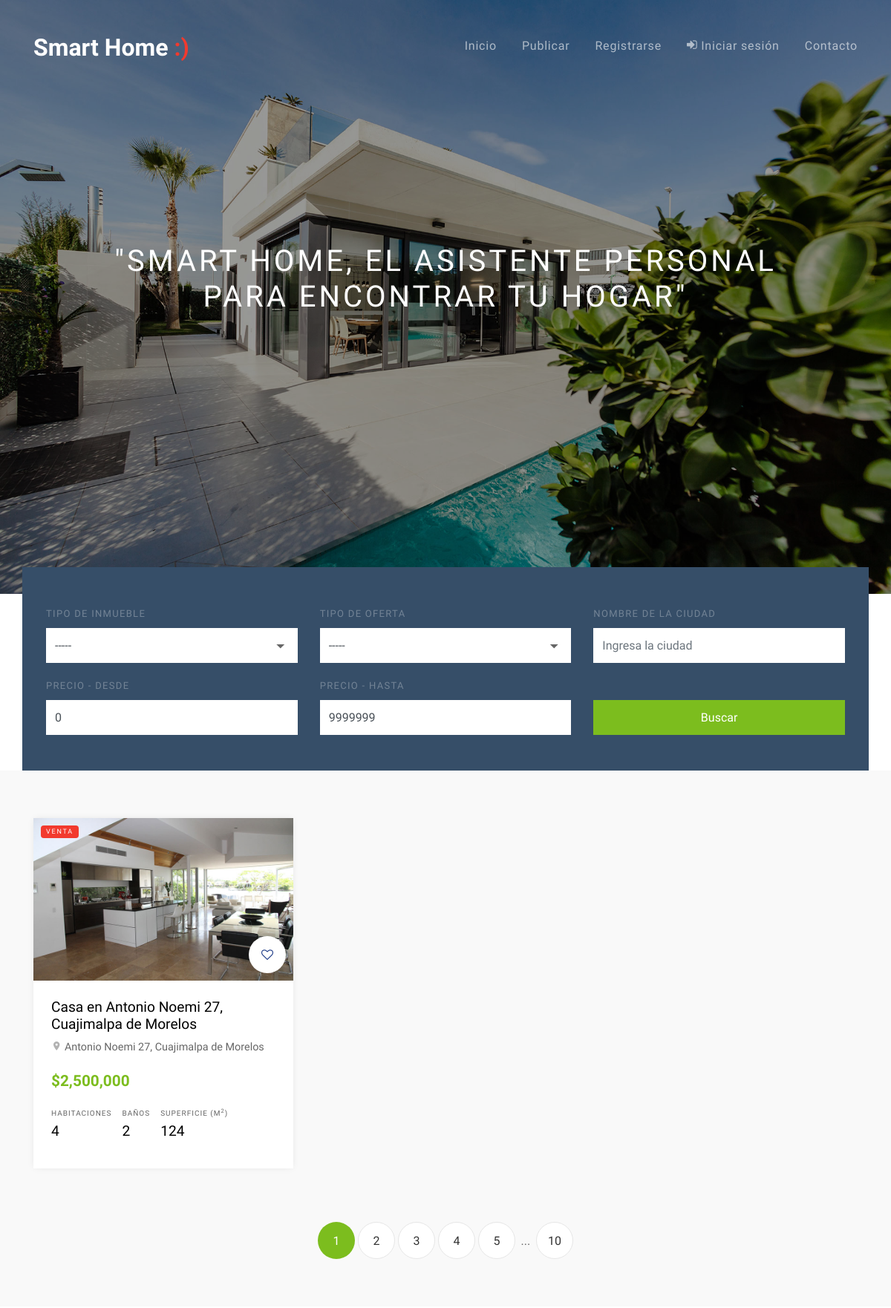
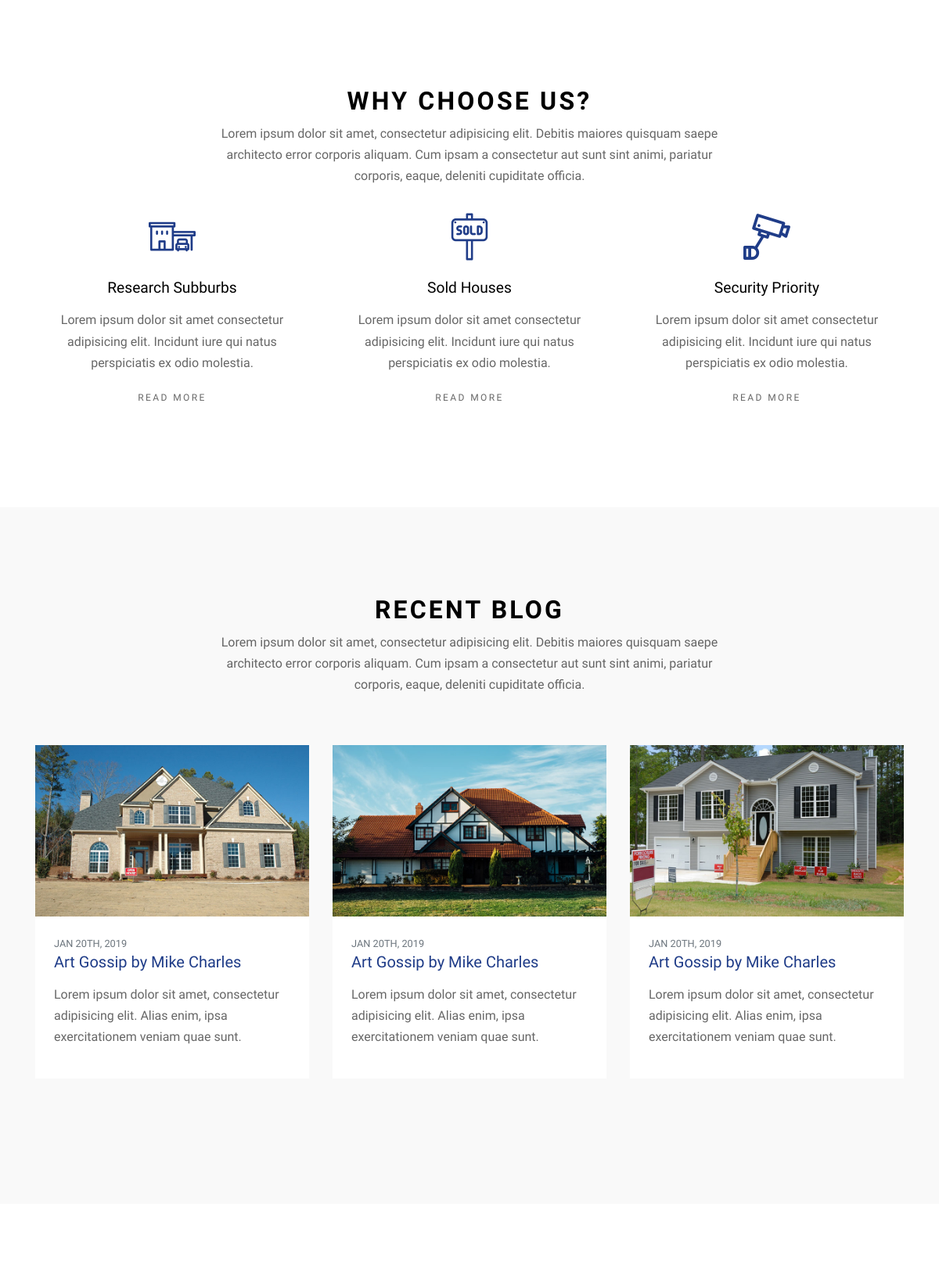
The page / (upper part) on the database its author committed (2 pictures, top to bottom).
### smarthome/models.py (models this page shows)
class Images(models.Model):
    inmueble = models.ForeignKey(Inmueble, default=None, on_delete=models.CASCADE)
    image = models.ImageField(upload_to = get_image_filename,
                                verbose_name='Image',default='inmuebles_images/no-img.jpg')

class Inmueble(models.Model):
    tipo_inmueble = models.CharField(max_length = 50)
    tipo_oferta = models.CharField(max_length = 20)
    propietario = models.ForeignKey(User, default=None, on_delete=models.CASCADE )
    precio = models.IntegerField()
    direccion = models.CharField(max_length = 200)
    superficie = models.IntegerField()
    habitaciones = models.IntegerField()
    baños = models.IntegerField()
    descripcion = models.TextField(blank = True)
    fecha_publicacion = models.DateTimeField(default = timezone.now)
    disponible = models.BooleanField(default = True)
    favorito = models.ManyToManyField(User, related_name="favourite", blank=True)

### smarthome/views.py (the view)
# urls.py: path('', views.index, name='index'),
def index(request):
    latest_publish_list = Inmueble.objects.order_by('-fecha_publicacion')
    images = Images.objects.all().distinct().order_by('-inmueble_id')
    template = loader.get_template('smarthome/index.html')
    context = {
        'latest_publish_list': latest_publish_list,
        'images': images,
    }
    return HttpResponse(template.render(context, request))

### smarthome/templates/smarthome/index.html (shortened to what this page needs)
{% extends "smarthome/base.html" %}
{% load static %}
{% load humanize %}
{% block title %}"Smart Home, el asistente personal para encontrar tu hogar"{% endblock %}
{% block content %}
    <div class="site-section site-section-sm pb-0">
        <div class="container">
            <div class="row">
                <form class="form-search col-md-12" style="margin-top: -100px;" method="POST"
                    action="{% url 'search' %}" id="form-search">
                    <div class="row  align-items-end mb-3">
                        <div class="col-md-4">
                            <label for="tipo_inmueble">Tipo de Inmueble</label>
                            <div class="select-wrap">
                                <select name="tipo_inmueble" id="tipo_inmueble" class="form-control d-block rounded-0">
                                    <option value="">-----</option>
                                </select>
                            </div>
                        </div>
                        <div class="col-md-4">
                            <label for="tipo_oferta">Tipo de oferta</label>
                            <div class="select-wrap">
                                <select name="tipo_oferta" id="tipo_oferta" class="form-control d-block rounded-0">
                                    <option value="">-----</option>
                                </select>
                            </div>
                        </div>
                        <div class="col-md-4">
                            <label for="ciudad">Nombre de la Ciudad</label>
                            <div class="form-group mb-0">
                                <input name="ciudad" type="text" class="form-control rounded-0" id="ciudad"
                                    placeholder="Ingresa la ciudad" autocomplete="off">
                            </div>
                        </div>
                    </div>
                    <div class="row  align-items-end">
                        <div class="col-md-4">
                            <label for="precio_min">Precio - Desde</label>
                            <div class="form-group mb-0">
                                <input name="precio_min" type="number" class="form-control rounded-0" id="precio_min"
                                    autocomplete="off" min="0" value="0">
                            </div>
                        </div>
                        <div class="col-md-4">
                            <label for="precio_max">Precio - Hasta</label>
                            <div class="form-group mb-0">
                                <input name="precio_max" type="number" class="form-control rounded-0" id="precio_max"
                                    autocomplete="off" min="0" value="9999999">
                            </div>
                        </div>
                        <div class="col-md-4">
                            <input type="submit" class="btn btn-success text-white btn-block rounded-0 mt-4"
                                value="Buscar">
                        </div>
                    </div>
                </form>
            </div>
        </div>
    </div>
    {%if latest_publish_list %}
    <div class="site-section site-section-sm bg-light">
        <div class="container">
            <div class="row mb-5">
                {% for inmueble in latest_publish_list %}
                {% for inmueble_images in images %}
                {% ifchanged inmueble_images.inmueble_id %}
                {% if inmueble_images.inmueble_id == inmueble.id %}
                <div class="col-md-6 col-lg-4 mb-4">
                    <div class="property-entry h-100">
                        <a href="{% url 'details' pk=inmueble.pk %}" class="property-thumbnail">
                            <div class="offer-type-wrap">
                                {%if inmueble.tipo_oferta|lower|cut:" " == 'venta'%}
                                <span class="offer-type bg-danger">Venta</span>
                                {% endif %}
                            </div>
                            <img src="{{inmueble_images.image.url}}" alt="Image" class="img-fluid">
                        </a>
                        <div class="p-4 property-body">
                            <a href="{% url 'favorite' fav_id=inmueble.pk %}" class="property-favorite"><span class="icon-heart-o"></span></a>
                            <h2 class="property-title"><a
                                    href="{% url 'details' inmueble.id %}">{{inmueble.tipo_inmueble}} en
                                    {{inmueble.direccion}}</a></h2>
                            <span class="property-location d-block mb-3"><span class="property-icon icon-room"></span>
                                {{inmueble.direccion}}</span>
                            <strong
                                class="property-price text-primary mb-3 d-block text-success">${{inmueble.precio|intcomma}}</strong>
                            <ul class="property-specs-wrap mb-3 mb-lg-0">
                                <li>
                                    <span class="property-specs">Habitaciones</span>
                                    <span class="property-specs-number">{{inmueble.habitaciones}}</span>
                                </li>
                                <li>
                                    <span class="property-specs">Baños</span>
                                    <span class="property-specs-number">{{inmueble.baños}}</span>
                                </li>
                                <li>
                                    <span class="property-specs">Superficie (M<sup>2</sup>)</span>
                                    <span class="property-specs-number">{{inmueble.superficie}}</span>
                                </li>
                            </ul>
                        </div>
                    </div>
                </div>
                {% endif %}
                {% endifchanged %}
                {% endfor %}
                {% endfor %}
            </div>
            <div class="row">
                <div class="col-md-12 text-center">
                    <div class="site-pagination">
                        <a href="#" class="active">1</a>
                        <a href="#">2</a>
                        <a href="#">3</a>
                        <a href="#">4</a>
                        <a href="#">5</a>
                        <span>...</span>
                        <a href="#">10</a>
                    </div>
                </div>
            </div>
        </div>
    </div>
    {% endif %}
    <div class="site-section">
        <div class="container">
            <div class="row justify-content-center">
                <div class="col-md-7 text-center">
                    <div class="site-section-title">
                        <h2>Why Choose Us?</h2>
                    </div>
                    <p>Lorem ipsum dolor sit amet, consectetur adipisicing elit. Debitis maiores quisquam saepe
                        architecto error corporis aliquam. Cum ipsam a consectetur aut sunt sint animi, pariatur
                        corporis, eaque, deleniti cupiditate officia.</p>
                </div>
            </div>
            <div class="row">
                <div class="col-md-6 col-lg-4">
                    <a href="#" class="service text-center">
                        <span class="icon flaticon-house"></span>
                        <h2 class="service-heading">Research Subburbs</h2>
                        <p>Lorem ipsum dolor sit amet consectetur adipisicing elit. Incidunt iure qui natus perspiciatis
                            ex odio molestia.</p>
                        <p><span class="read-more">Read More</span></p>
                    </a>
                </div>
                <div class="col-md-6 col-lg-4">
                    <a href="#" class="service text-center">
                        <span class="icon flaticon-sold"></span>
                        <h2 class="service-heading">Sold Houses</h2>
                        <p>Lorem ipsum dolor sit amet consectetur adipisicing elit. Incidunt iure qui natus perspiciatis
                            ex odio molestia.</p>
                        <p><span class="read-more">Read More</span></p>
                    </a>
                </div>
                <div class="col-md-6 col-lg-4">
                    <a href="#" class="service text-center">
                        <span class="icon flaticon-camera"></span>
                        <h2 class="service-heading">Security Priority</h2>
                        <p>Lorem ipsum dolor sit amet consectetur adipisicing elit. Incidunt iure qui natus perspiciatis
                            ex odio molestia.</p>
                        <p><span class="read-more">Read More</span></p>
                    </a>
                </div>
            </div>
        </div>
    </div>
    <div class="site-section bg-light">
        <div class="container">
            <div class="row justify-content-center mb-5">
                <div class="col-md-7 text-center">
                    <div class="site-section-title">
                        <h2>Recent Blog</h2>
                    </div>
                    <p>Lorem ipsum dolor sit amet, consectetur adipisicing elit. Debitis maiores quisquam saepe
                        architecto error corporis aliquam. Cum ipsam a consectetur aut sunt sint animi, pariatur
                        corporis, eaque, deleniti cupiditate officia.</p>
                </div>
            </div>
            <div class="row">
                <div class="col-md-6 col-lg-4 mb-5" data-aos="fade-up" data-aos-delay="100">
                    <a href="#"><img src="{% static 'images/img_4.jpg' %}" alt="Image" class="img-fluid"></a>
                    <div class="p-4 bg-white">
                        <span class="d-block text-secondary small text-uppercase">Jan 20th, 2019</span>
                        <h2 class="h5 text-black mb-3"><a href="#">Art Gossip by Mike Charles</a></h2>
                        <p>Lorem ipsum dolor sit amet, consectetur adipisicing elit. Alias enim, ipsa exercitationem
                            veniam quae sunt.</p>
                    </div>
                </div>
                <div class="col-md-6 col-lg-4 mb-5" data-aos="fade-up" data-aos-delay="200">
                    <a href="#"><img src="{% static 'images/img_2.jpg' %}" alt="Image" class="img-fluid"></a>
                    <div class="p-4 bg-white">
                        <span class="d-block text-secondary small text-uppercase">Jan 20th, 2019</span>
                        <h2 class="h5 text-black mb-3"><a href="#">Art Gossip by Mike Charles</a></h2>
                        <p>Lorem ipsum dolor sit amet, consectetur adipisicing elit. Alias enim, ipsa exercitationem
                            veniam quae sunt.</p>
                    </div>
                </div>
                <div class="col-md-6 col-lg-4 mb-5" data-aos="fade-up" data-aos-delay="300">
                    <a href="#"><img src="{% static 'images/img_3.jpg' %}" alt="Image" class="img-fluid"></a>
                    <div class="p-4 bg-white">
                        <span class="d-block text-secondary small text-uppercase">Jan 20th, 2019</span>
                        <h2 class="h5 text-black mb-3"><a href="#">Art Gossip by Mike Charles</a></h2>
                        <p>Lorem ipsum dolor sit amet, consectetur adipisicing elit. Alias enim, ipsa exercitationem
                            veniam quae sunt.</p>
                    </div>
                </div>
            </div>
        </div>
    </div>
    <div class="site-section">
    </div>
{% endblock %}

### rows shown on the page
Inmueble: tipo_inmueble "Casa", direccion "Antonio Noemi 27, Cuajimalpa de Morelos", precio "2,500,000", habitaciones "4", baños "2", superficie "124"
Images: image (picture)
